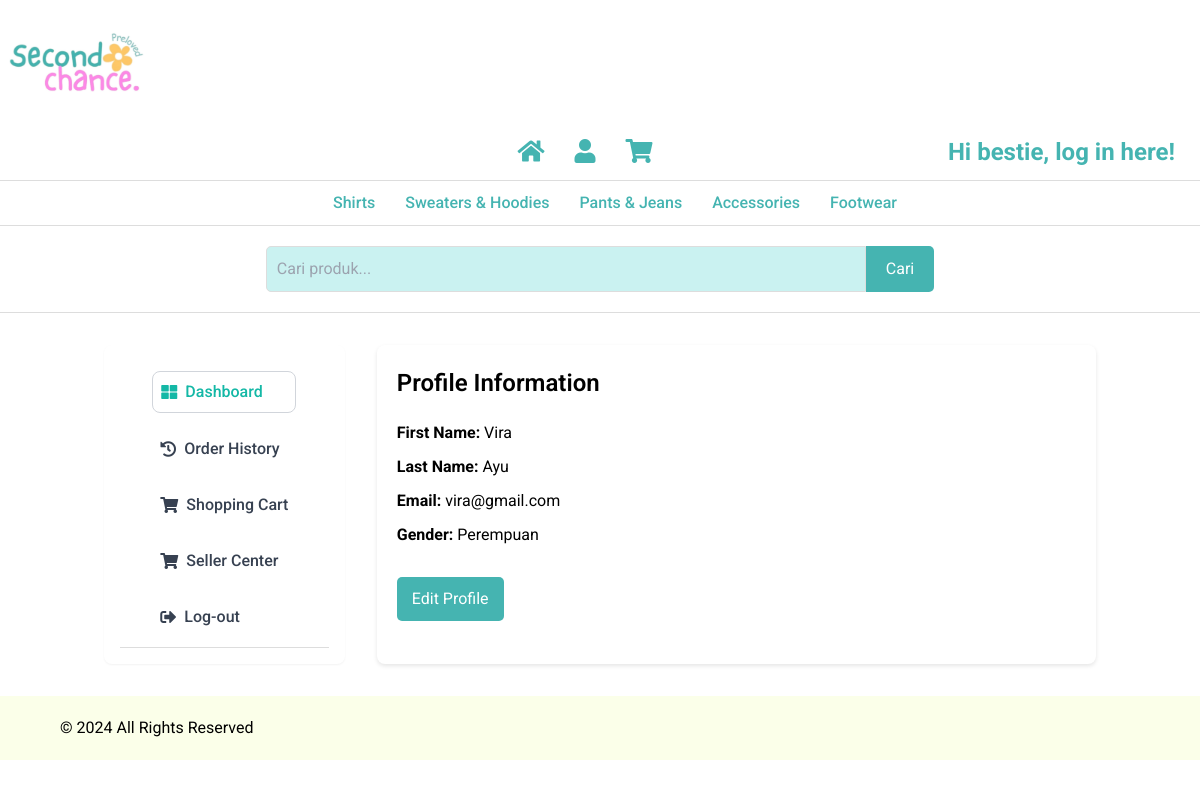
The app's page /website/profile_cust.php (signed in) with its own data.
### tables this page shows
CREATE TABLE `user_data` (
  `userId` int(11) NOT NULL,
  `first_name` varchar(100) NOT NULL,
  `last_name` varchar(100) NOT NULL,
  `email` varchar(100) NOT NULL,
  `phone` varchar(15) DEFAULT NULL,
  `address` varchar(200) DEFAULT NULL,
  `gender` enum('Laki-laki','Perempuan','Lainnya') NOT NULL,
  `birth_date` date DEFAULT NULL,
  `password` varchar(255) NOT NULL,
  `role` enum('Admin','Seller','Customer') NOT NULL DEFAULT 'Customer',
  `is_seller` tinyint(1) DEFAULT 0,
  `created_at` timestamp NOT NULL DEFAULT current_timestamp()
);

### website/profile_cust.php (the view, shortened to what this page needs)
<?php
include 'db_connect.php';
$userId = $_SESSION['userId'];
$stmt = $conn->prepare("SELECT first_name, last_name, email, gender FROM user_data WHERE userId = ?");
$stmt->bind_param("i", $userId);
$stmt->execute();
$result = $stmt->get_result();
$user = $result->fetch_assoc();
?>
<!DOCTYPE html>
<html lang="en">
<head>
    <script src="https://cdn.tailwindcss.com"></script>
    <link href="https://cdnjs.cloudflare.com/ajax/libs/font-awesome/5.15.3/css/all.min.css" rel="stylesheet"/>
</head>
<?php include 'header.php'; ?>
<main class="container mx-auto px-4 py-8">
    <div class="flex space-x-8">
        <aside class="w-1/4 bg-white p-4 rounded-lg shadow-sm">
            <nav>
                <ul class="space-y-4" id="menu">
                    <li>
                        <a href="profile_cust.php" class="flex items-center space-x-2 text-teal-500 border border-gray-300 rounded-lg p-2">
                            <i class="fas fa-th-large"></i>
                            <span>Dashboard</span>
                        </a>
                    </li>
                    <li>
                        <a href="order_history.php" class="flex items-center space-x-2 text-gray-700 p-2">
                            <i class="fas fa-history"></i>
                            <span>Order History</span>
                        </a>
                    </li>
                    <li>
                        <a href="cart.php" class="flex items-center space-x-2 text-gray-700 p-2">
                            <i class="fas fa-shopping-cart"></i>
                            <span>Shopping Cart</span>
                        </a>
                    </li>
                    <li>
                        <a href="seller_registrasi.php" class="flex items-center space-x-2 text-gray-700 p-2">
                            <i class="fas fa-shopping-cart"></i>
                            <span>Seller Center</span>
                        </a>
                    </li>
                    <li>
    <a href="logout_user.php" class="flex items-center space-x-2 text-gray-700 p-2">
        <i class="fas fa-sign-out-alt"></i>
        <span>Log-out</span>
    </a>
</li>
                </ul>
            </nav>
        </aside>
        <section class="w-3/4 flex space-x-8">
            <div class ="profile-info w-full">
                <h2>Profile Information</h2>
                <p><strong>First Name:</strong> <?php echo htmlspecialchars($user['first_name']); ?></p>
                <p><strong>Last Name:</strong> <?php echo htmlspecialchars($user['last_name']); ?></p>
                <p><strong>Email:</strong> <?php echo htmlspecialchars($user['email']); ?></p>
                <p><strong>Gender:</strong> <?php echo htmlspecialchars($user['gender']); ?></p>
                <a href="profile_cust_edit.php" class="btn">Edit Profile</a>
            </div>
        </section>
    </div>
</main>
<?php include 'footer.php'; ?>
</body>
</html>

### website/profile_cust.php (style rules this page uses)
body { font-family: 'Roboto', sans-serif; }
.profile-info { background-color: #fff; padding: 20px; border-radius: 8px; box-shadow: 0 2px 4px rgba(0, 0, 0, 0.1); }
.profile-info h2 { margin-bottom: 20px; font-size: 24px; font-weight: 600; }
.profile-info p { margin: 10px 0; }
.btn { background-color: #45B4B1; color: white; padding: 10px 15px; border-radius: 5px; text-decoration: none; display: inline-block; margin-top: 20px; }

### website/header.php (style rules this page uses)
body { font-family: 'Roboto', sans-serif; margin: 0; padding: 0; box-sizing: border-box; }
nav { display: flex; justify-content: center; background-color: #fff; padding: 10px 0; border-bottom: 1px solid #ddd; }
nav a { margin: 0 15px; text-decoration: none; color: #45B4B1; font-weight: 500; }

### records on screen
user_data: first_name "Vira", last_name "Ayu", email "vira@gmail.com", gender "Perempuan"
